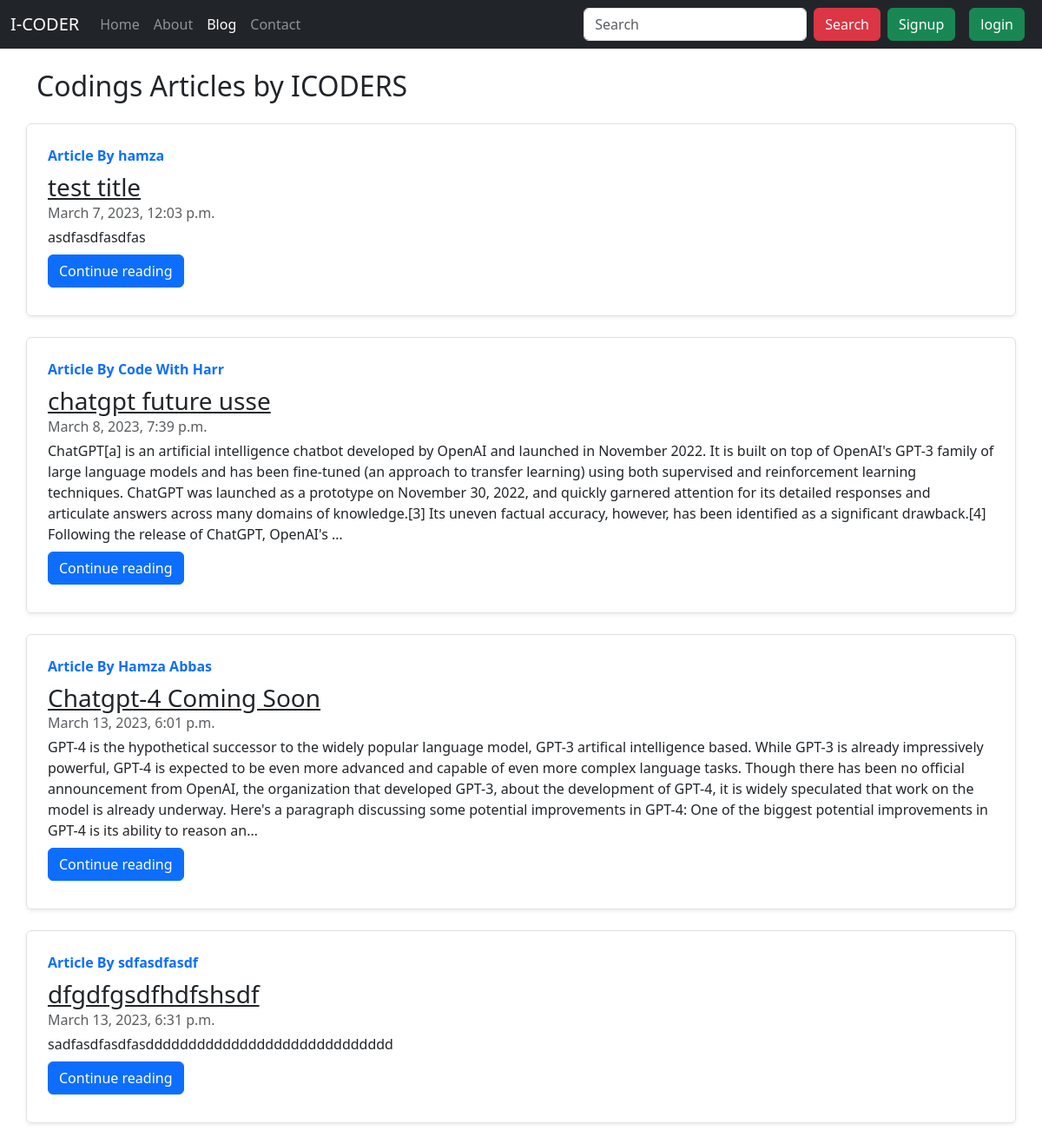
Screenshot of /blog/ with the database file from the repository.
### blog/models.py (models this page shows, shortened)
class Post(models.Model):
    sno=models.AutoField(primary_key=True)
    title=models.CharField(max_length=255)
    author=models.CharField(max_length=14)
    slug=models.CharField(max_length=130)
    timeStamp=models.DateTimeField(blank=True)
    content=models.TextField()

### blog/views.py (the view)
def blogHome(request):
    allPosts= Post.objects.all()
    context={'allPosts': allPosts}
    return render(request, "blog/blogHome.html", context)

### templates/blog/blogHome.html (shortened to what this page needs)
{% extends 'base.html' %}
{% block blogactive %} active{% endblock blogactive %}
{% block body %}
<div class="container my-4">
  <h2>Codings Articles by ICODERS</h2>
  {% for post in allPosts %}
  <div
    class="row no-gutters border rounded overflow-hidden flex-md-row mb-4 my-4 shadow-sm h-md-250 my-4 position-relative">
    <div class="col p-4 d-flex flex-column position-static">
      <strong class="d-inline-block mb-2 text-primary">Article By {{post.author}}</strong>
      <h3 class="mb-0"><a class="text-dark" href="/blog/{{post.slug}}"> {{post.title}}</a></h3>
      <div class="mb-1 text-muted">{{post.timeStamp}}</div>
      <p class="card-text mb-auto">{{post.content | truncatechars:"600" }}</p>
      <div class="my-2">
        <a href="/blog/{{post.slug}}" role="button" class="btn btn-primary">Continue reading</a>
      </div>
    </div>
  </div>
  {% endfor %}
</div>
{% endblock body %}

### rows the page displays
Post: author "hamza", title "test title", timeStamp "March 7, 2023, 12:03 p.m.", content "asdfasdfasdfas"
Post: author "Code With Harr", title "chatgpt future usse", timeStamp "March 8, 2023, 7:39 p.m.", content "ChatGPT[a] is an artificial intelligence chatbot developed by OpenAI and launched in November 2022. It is built on top of OpenAI's GPT-3 family of large language models and has been fine-tuned (an approach to transfer learning) using both supervised and reinforcement learning techniques. ChatGPT was launched as a prototype on November 30, 2022, and quickly garnered attention for its detailed responses and articulate answers across many domains of knowledge.[3] Its uneven factual accuracy, however, has been identified as a significant drawback.[4] Following the release of ChatGPT, OpenAI's …"
Post: author "Hamza Abbas", title "Chatgpt-4 Coming Soon", timeStamp "March 13, 2023, 6:01 p.m.", content "GPT-4 is the hypothetical successor to the widely popular language model, GPT-3 artifical intelligence based. While GPT-3 is already impressively powerful, GPT-4 is expected to be even more advanced and capable of even more complex language tasks. Though there has been no official announcement from OpenAI, the organization that developed GPT-3, about the development of GPT-4, it is widely speculated that work on the model is already underway. Here's a paragraph discussing some potential improvements in GPT-4: One of the biggest potential improvements in GPT-4 is its ability to reason an…"
Post: author "sdfasdfasdf", title "dfgdfgsdfhdfshsdf", timeStamp "March 13, 2023, 6:31 p.m.", content "sadfasdfasdfasddddddddddddddddddddddddddddd"
